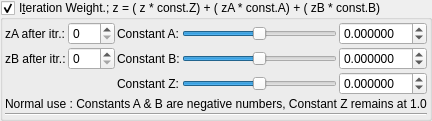
    <widget class="MyGroupBox" name="groupCheck_transf_function_enabled_false">
     <property name="title">
      <string>I&amp;teration Weight.; z = ( z * const.Z) + ( zA * const.A) + ( zB * const.B)</string>
     </property>
     <property name="checkable">
      <bool>true</bool>
     </property>
     <layout class="QVBoxLayout" name="verticalLayout_20" stretch="0,0">
      <property name="spacing">
       <number>2</number>
      </property>
      <property name="leftMargin">
       <number>2</number>
      </property>
      <property name="topMargin">
       <number>2</number>
      </property>
      <property name="rightMargin">
       <number>2</number>
      </property>
      <property name="bottomMargin">
       <number>2</number>
      </property>
      <item>
       <layout class="QGridLayout" name="gridLayout_31">
        <property name="spacing">
         <number>2</number>
        </property>
        <item row="0" column="2">
         <widget class="QLabel" name="label_39">
          <property name="text">
           <string>Constant A:</string>
          </property>
         </widget>
        </item>
        <item row="0" column="0">
         <widget class="QLabel" name="label_76">
          <property name="text">
           <string>zA after itr.:</string>
          </property>
         </widget>
        </item>
        <item row="2" column="2">
         <widget class="QLabel" name="label_63">
          <property name="text">
           <string>Constant Z:</string>
          </property>
         </widget>
        </item>
        <item row="2" column="4">
         <widget class="MyDoubleSpinBox" name="spinbox_transf_scale_1">
          <property name="sizePolicy">
           <sizepolicy hsizetype="Minimum" vsizetype="Maximum">
            <horstretch>0</horstretch>
            <verstretch>0</verstretch>
           </sizepolicy>
          </property>
          <property name="prefix">
           <string/>
          </property>
          <property name="suffix">
           <string/>
          </property>
          <property name="decimals">
           <number>6</number>
          </property>
          <property name="minimum">
           <double>-99.989999999999995</double>
          </property>
          <property name="maximum">
           <double>99.989999999999995</double>
          </property>
          <property name="singleStep">
           <double>0.100000000000000</double>
          </property>
         </widget>
        </item>
        <item row="2" column="3">
         <widget class="QSlider" name="slider_transf_scale_1">
          <property name="sizePolicy">
           <sizepolicy hsizetype="Expanding" vsizetype="Maximum">
            <horstretch>0</horstretch>
            <verstretch>0</verstretch>
           </sizepolicy>
          </property>
          <property name="minimum">
           <number>-5000000</number>
          </property>
          <property name="maximum">
           <number>5000000</number>
          </property>
          <property name="singleStep">
           <number>1</number>
          </property>
          <property name="orientation">
           <enum>Qt::Horizontal</enum>
          </property>
         </widget>
        </item>
        <item row="1" column="3">
         <widget class="QSlider" name="slider_transf_offsetB_0">
          <property name="sizePolicy">
           <sizepolicy hsizetype="Expanding" vsizetype="Maximum">
            <horstretch>0</horstretch>
            <verstretch>0</verstretch>
           </sizepolicy>
          </property>
          <property name="minimum">
           <number>-5000000</number>
          </property>
          <property name="maximum">
           <number>5000000</number>
          </property>
          <property name="singleStep">
           <number>1</number>
          </property>
          <property name="orientation">
           <enum>Qt::Horizontal</enum>
          </property>
         </widget>
        </item>
        <item row="1" column="2">
         <widget class="QLabel" name="label_43">
          <property name="text">
           <string>Constant B:</string>
          </property>
         </widget>
        </item>
        <item row="1" column="0">
         <widget class="QLabel" name="label_77">
          <property name="text">
           <string>zB after itr.:</string>
          </property>
         </widget>
        </item>
        <item row="1" column="1">
         <widget class="MySpinBox" name="spinboxInt_transf_int_B">
          <property name="sizePolicy">
           <sizepolicy hsizetype="Minimum" vsizetype="Maximum">
            <horstretch>0</horstretch>
            <verstretch>0</verstretch>
           </sizepolicy>
          </property>
          <property name="maximum">
           <number>250</number>
          </property>
         </widget>
        </item>
        <item row="1" column="4">
         <widget class="MyDoubleSpinBox" name="spinbox_transf_offsetB_0">
          <property name="sizePolicy">
           <sizepolicy hsizetype="Minimum" vsizetype="Maximum">
            <horstretch>0</horstretch>
            <verstretch>0</verstretch>
           </sizepolicy>
          </property>
          <property name="prefix">
           <string/>
          </property>
          <property name="suffix">
           <string/>
          </property>
          <property name="decimals">
           <number>6</number>
          </property>
          <property name="minimum">
           <double>-99.989999999999995</double>
          </property>
          <property name="maximum">
           <double>99.989999999999995</double>
          </property>
          <property name="singleStep">
           <double>0.100000000000000</double>
          </property>
         </widget>
        </item>
        <item row="0" column="4">
         <widget class="MyDoubleSpinBox" name="spinbox_transf_offsetA_0">
          <property name="sizePolicy">
           <sizepolicy hsizetype="Minimum" vsizetype="Maximum">
            <horstretch>0</horstretch>
            <verstretch>0</verstretch>
           </sizepolicy>
          </property>
          <property name="prefix">
           <string/>
          </property>
          <property name="suffix">
           <string/>
          </property>
          <property name="decimals">
           <number>6</number>
          </property>
          <property name="minimum">
           <double>-99.989999999999995</double>
          </property>
          <property name="maximum">
           <double>99.989999999999995</double>
          </property>
          <property name="singleStep">
           <double>0.100000000000000</double>
          </property>
         </widget>
        </item>
        <item row="0" column="1">
         <widget class="MySpinBox" name="spinboxInt_transf_int_A">
          <property name="sizePolicy">
           <sizepolicy hsizetype="Minimum" vsizetype="Maximum">
            <horstretch>0</horstretch>
            <verstretch>0</verstretch>
           </sizepolicy>
          </property>
          <property name="minimum">
           <number>0</number>
          </property>
          <property name="maximum">
           <number>250</number>
          </property>
          <property name="value">
           <number>0</number>
          </property>
         </widget>
        </item>
        <item row="3" column="0" colspan="5">
         <widget class="QLabel" name="label">
          <property name="text">
           <string>Normal use : Constants A &amp; B are negative numbers, Constant Z remains at 1.0</string>
          </property>
         </widget>
        </item>
        <item row="0" column="3">
         <widget class="QSlider" name="slider_transf_offsetA_0">
          <property name="sizePolicy">
           <sizepolicy hsizetype="Expanding" vsizetype="Maximum">
            <horstretch>0</horstretch>
            <verstretch>0</verstretch>
           </sizepolicy>
          </property>
          <property name="minimum">
           <number>-5000000</number>
          </property>
          <property name="maximum">
           <number>5000000</number>
          </property>
          <property name="singleStep">
           <number>1</number>
          </property>
          <property name="orientation">
           <enum>Qt::Horizontal</enum>
          </property>
         </widget>
        </item>
       </layout>
      </item>
      <item>
       <widget class="Line" name="line_8">
        <property name="orientation">
         <enum>Qt::Horizontal</enum>
        </property>
       </widget>
      </item>
     </layout>
    </widget>
